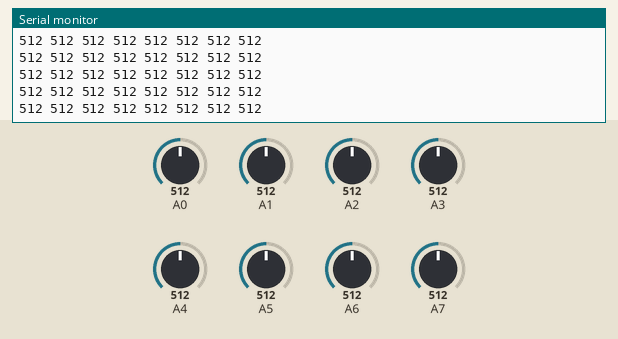
A sketch run on a simulated Arduino Uno, built with avr-gcc and run on an emulated ATmega328P. Parts: the last lines printed to the serial monitor. The inputs (shaded band) are chosen by the test bench; at power-on: A0 = 512, A1 = 512, A2 = 512, A3 = 512, A4 = 512, A5 = 512, A6 = 512, A7 = 512.

Above: at 1.2 s.
1.3 s: A0 set to 108
At 2.3 s:
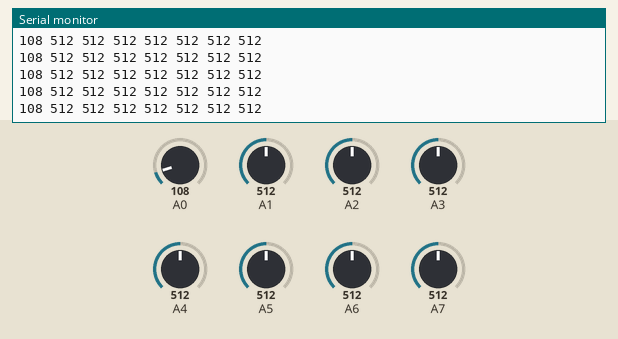
4.3 s: A0 set to 92
At 5.3 s:
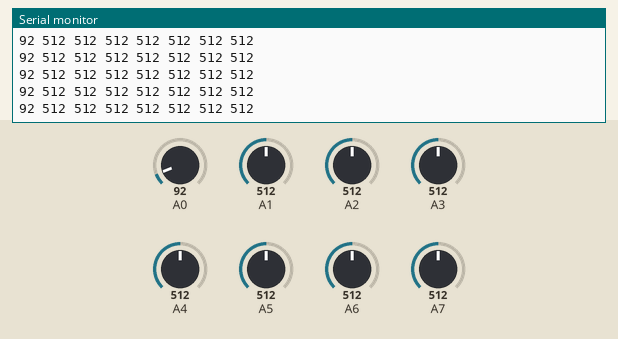
5.8 s: A1 set to 105
At 6.6 s:
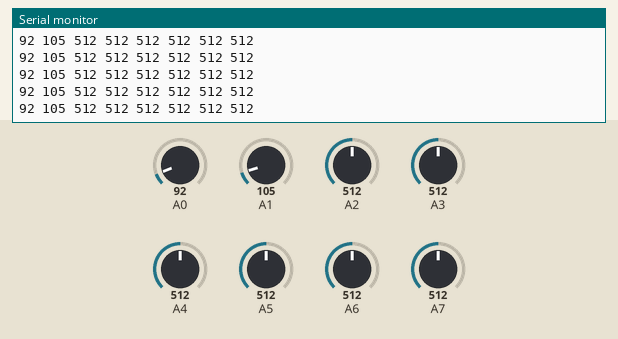
7.3 s: A1 set to 92
At 8.4 s:
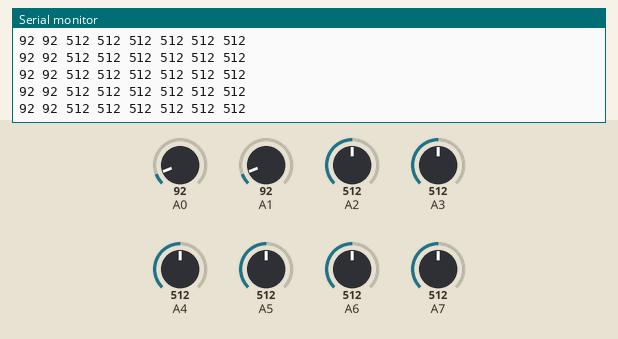
Timing chart, 0 to 10.3 s (numbered marks = the images above; inputs shaded):
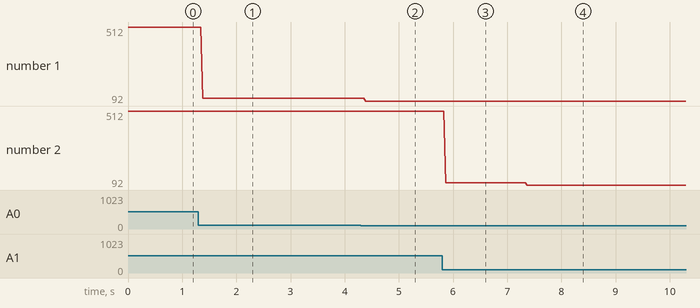

Measured:
- after the input at 1.3 s, the serial monitor: prints a new line after 0.08 s (image 1)
- after the input at 4.3 s, the serial monitor: prints a new line after 0.09 s (image 2)
- after the input at 5.8 s, the serial monitor: prints a new line after 0.06 s (image 3)
- after the input at 7.3 s, the serial monitor: prints a new line after 0.07 s (image 4)
- plotted number 1: 512 → 108 after the input at 1.3 s, 108 → 92 after the input at 4.3 s
- plotted number 2: 512 → 105 after the input at 5.8 s

The sketch:

arduino-axp.ino
```cpp
int val[8];

void setup()
{
    // put your setup code here, to run once:
    Serial.begin(9600);
}

void loop()
{
    // put your main code here, to run repeatedly:
    for(int i =0; i<8; i++){
        val[i] = analogRead(i);
        Serial.print(val[i]);
        Serial.print(" ");
    }
    Serial.println();
    delay(10);
}
```
